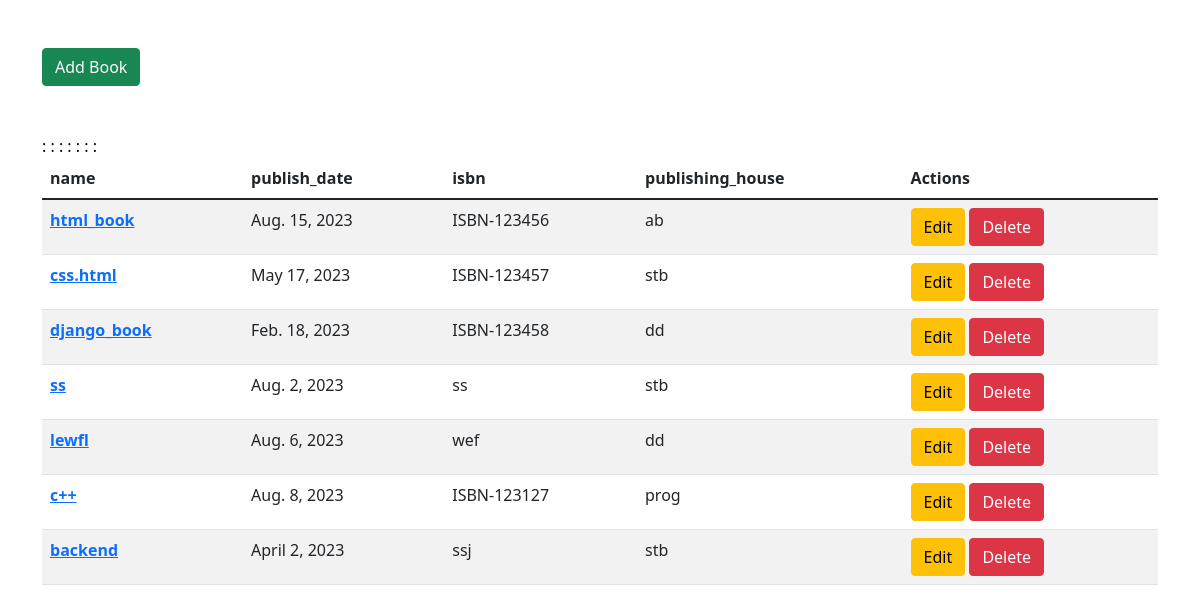
The page / on the database its author committed.
### book_lab/models.py (models this page shows, shortened)
class book(models.Model):
    name = models.CharField(max_length=100)
    publish_date = models.DateField()
    isbn = models.CharField(max_length=13)
    image = models.ImageField(upload_to='images/%y/%m/%d',null=True,blank=True)
    publishing_house = models.ForeignKey(publishing_house,on_delete=models.PROTECT,null=True)

class publishing_house(models.Model):
    name = models.CharField(max_length=100)

### book_lab/views.py (the view)
# urls.py: path('',views.all_book,name='all_book' ),
def all_book(request):
    books = book.objects.all()
    context={
        'books':books
    }
    return render(request, 'books/books.html', context)

### templates/books/books.html (shortened to what this page needs)
{%extends 'base.html'%}
{% block content %}
<div class="container">
    <div class="row">
        <div class="col-12 mt-5">
            <div class="row mb-5">
                <div class="col-3">
                    <a href="{% url 'add_book' %}" class="btn btn-success text-light">Add Book</a>
                </div>
            </div>
            <table class="table table-striped">
                <thead>
                    <tr>
                            <th scope="col">name</th>
                            <th scope="col">publish_date</th>
                            <th scope="col">isbn</th>
                            <th scope="col">publishing_house</th>
                            <th scope="col">Actions</th>
                    </tr>
                </thead>
                <tbody>
                {%for book in books%}:
                    <tr>
                            <th scope="row"><a href="{% url 'show_details' book.id%}">{{book.name}} </a></th>
                            <td>{{book.publish_date}}</td>
                            <td>{{book.isbn}}</td>
                            <td>{{book.publishing_house.name}}</td>
                            <td>
                            <a href="{% url 'edit_book' book.id%}" class="btn btn-warning">Edit</a>
                            <form method="post" action="{% url 'delete_book' book.id%}" class="d-inline">
                                <button type="submit" class="btn btn-danger" onclick="return confirm('Are you sure you want to delete this student?')">Delete</button>
                            </form>
                        </td>
                    </tr>
                {% endfor %}
                </tbody>
            </table>
        </div>
    </div>
</div>
{% endblock %}

### templates/base.html (shortened to what this page needs)
<!DOCTYPE html>
<html lang="en">
<head>
    <link href="https://cdn.jsdelivr.net/npm/bootstrap@5.1.3/dist/css/bootstrap.min.css" rel="stylesheet">
</head>
<body>
    {% block content %}
    {% endblock %}
</body>
</html>

### templates/base.html (style rules this page uses)
body { color :black; background-color:white; }

### rows shown on the page
book: name "html_book", publish_date "Aug. 15, 2023", isbn "ISBN-123456", publishing_house.name "ab"
book: name "css.html", publish_date "May 17, 2023", isbn "ISBN-123457", publishing_house.name "stb"
book: name "django_book", publish_date "Feb. 18, 2023", isbn "ISBN-123458", publishing_house.name "dd"
book: name "ss", publish_date "Aug. 2, 2023", isbn "ss", publishing_house.name "stb"
book: name "lewfl", publish_date "Aug. 6, 2023", isbn "wef", publishing_house.name "dd"
book: name "c++", publish_date "Aug. 8, 2023", isbn "ISBN-123127", publishing_house.name "prog"
book: name "backend", publish_date "April 2, 2023", isbn "ssj", publishing_house.name "stb"
